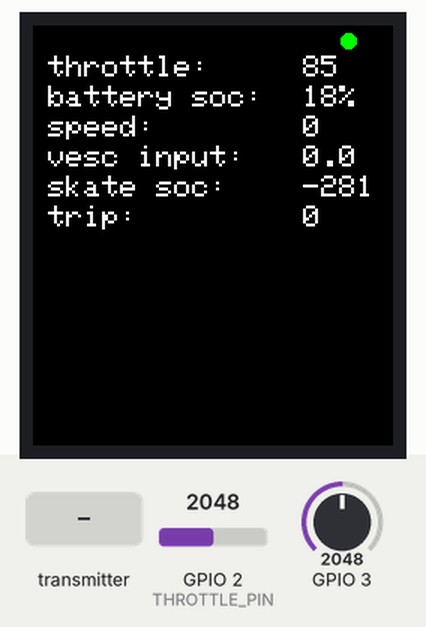
Recording of a program running on a simulated Seeed XIAO ESP32-C3. On the bench: 240×280 colour display. The test bench sets the inputs (shaded band); at power-on: GPIO 2 (THROTTLE_PIN) = 2048, GPIO 3 = 2048.

Above: at 1.4 s.
1.5 s: GPIO 2 (THROTTLE_PIN) set to 2866
At 3.0 s:
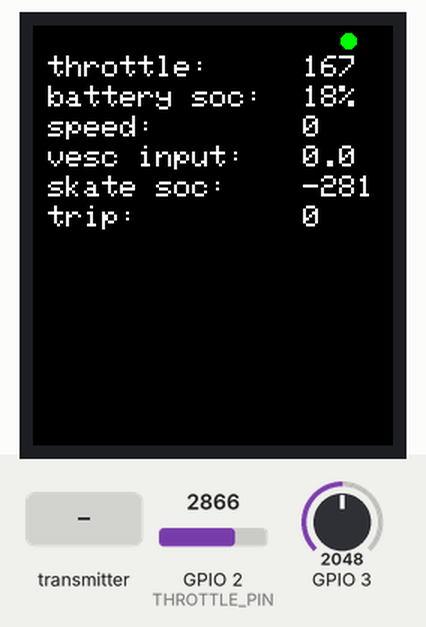
5.6 s: GPIO 3 set to 2866
At 6.7 s:
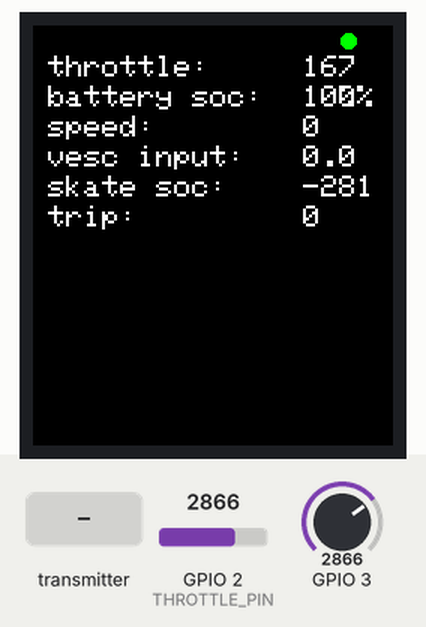
7.7 s: the transmitter starts sending vescRpm = 2048
At 8.7 s:
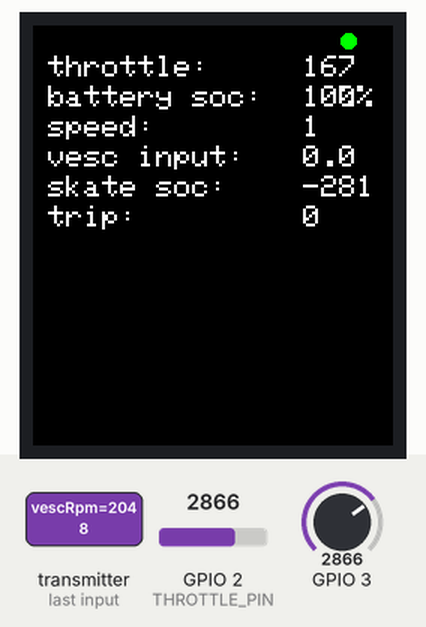
9.2 s: the transmitter starts sending vescVoltage = 50
At 10.0 s:
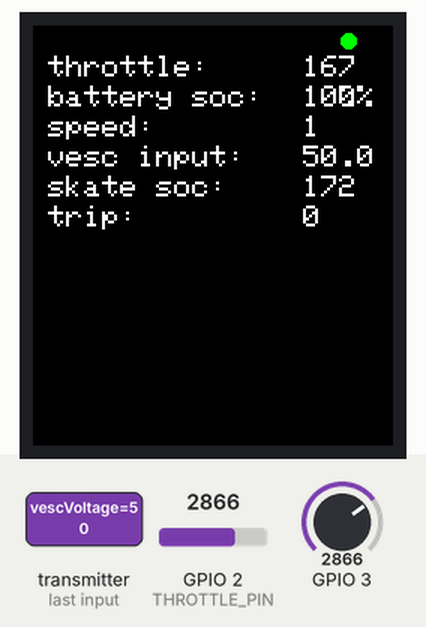
10.7 s: the transmitter starts sending vescRpm = 0
At 11.6 s:
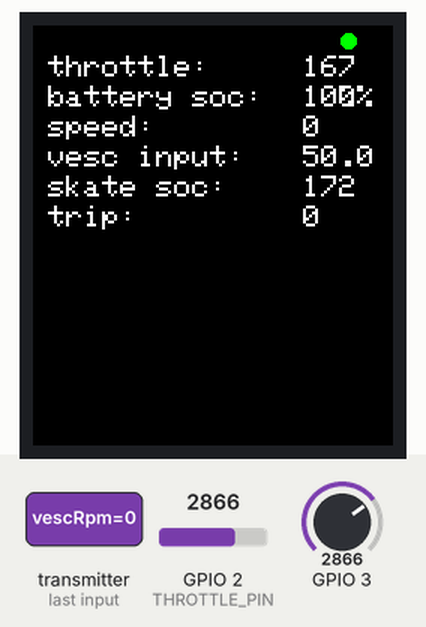
12.2 s: the transmitter starts sending vescVoltage = 0
At 12.9 s:
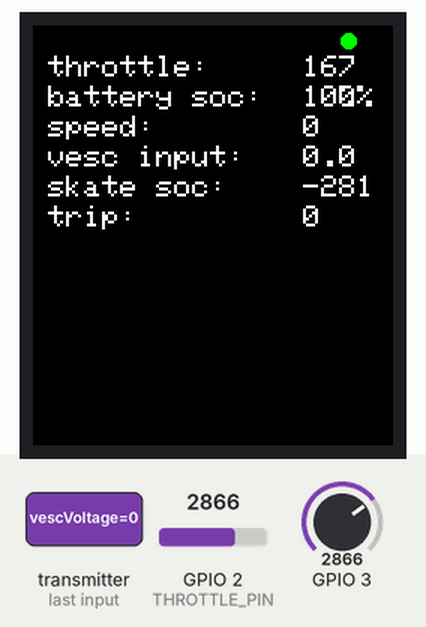
Timing chart, 0 to 15.2 s (numbered marks = the images above; inputs shaded):
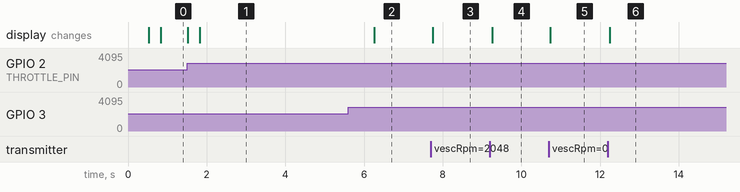

Measured:
- after the input at 1.5 s, the display: first changes at once (image 1 shows a later state)
- after the input at 5.6 s, the display: changes after 0.66 s (image 2)
- after the input at 7.7 s, the display: changes after 0.05 s (image 3)
- after the input at 9.2 s, the display: changes after 0.06 s (image 4)
- after the input at 10.7 s, the display: changes at once (image 5)
- after the input at 12.2 s, the display: changes at once (image 6)

The program:

main.cpp
```cpp
#include <Arduino.h>
#include <Adafruit_GFX.h>    // Core graphics library
#include <Adafruit_ST7789.h> // Hardware-specific library for ST7789
#include <SPI.h>
#include <esp_now.h>
#include <WiFi.h>


#include "throttle.h"
#include "battery.h"
#include "display.h"

//esp-now broadcast address xiao esp32-c3
//uint8_t broadcastAddress[] = {0xEC, 0xDA, 0x3B, 0x36, 0x41, 0xD8};

//esp8266mod broadcast address
uint8_t broadcastAddress[] = {0xEC, 0xFA, 0xBC, 0x0E, 0x32, 0xF0};
// Variable to store if sending data was successful
String success;

// Create a struct_message to hold incoming sensor readings

// Define variables to store incoming readings
int incomingRPM;
float incomingVoltage;
float incomingCurrent;

int loopCount = 0;

bool connected = false;

typedef struct struct_tx_message {
    int throttle;
} struct_tx_message;

typedef struct struct_rx_message {
    int vescRpm;
    float vescVoltage;
    float vescCurrent;
} struct_rx_message;

struct_tx_message myData;

struct_rx_message incomingVesc;

esp_now_peer_info_t peerInfo;

void OnDataSent(const uint8_t *mac_addr, esp_now_send_status_t status) {
 //Serial.print("\r\nLast Packet Send Status:\t");

  if (status == 0){
    //connected to the receiver
    tft.fillCircle(210, 10, 5, ST77XX_GREEN);
    connected = true;
  }
  else{
    //not connected to the receiver
    tft.fillCircle(210, 10, 5, ST77XX_RED);
    connected = false;
  }
}

void OnDataRecv(const uint8_t * mac, const uint8_t *incomingData, int len) {
  memcpy(&incomingVesc, incomingData, sizeof(incomingVesc));
  incomingRPM = incomingVesc.vescRpm;
  incomingVoltage = incomingVesc.vescVoltage;
  incomingCurrent = incomingVesc.vescCurrent;
}

// create a timer with default settings
auto timer = timer_create_default();


bool timerCallBatteryCharge(void *) {
  printBatteryCharge();
  return true; // repeat? true
}


void setup(void) {
  Serial.begin(115200);
  //set lcd properties
  tft.init(240, 280);           // Init ST7789 280x240
  tft.setRotation(2);           // Rotate screen 180 degrees
  tft.fillScreen(ST77XX_BLACK);
  tft.setTextColor(ST77XX_WHITE);
  tft.setTextSize(2);

  //set the timers
  timer.every(SOC_TIMER_INTERVAL, timerCallBatteryCharge);

  // Initialize all readings to 0
  for (uint8_t i = 0; i < NUM_READINGS; i++) {
    throttle_readings[i] = 0;
  }
  // inicialize functions
  printBatteryCharge();


  WiFi.mode(WIFI_MODE_STA);
  WiFi.setTxPower(WIFI_POWER_11dBm); // avg consumption 182mA at 5dBm

    // Init ESP-NOW
  if (esp_now_init() != ESP_OK) {
    Serial.println("Error initializing ESP-NOW");
    return;
  }

  // Once ESPNow is successfully Init, we will register for Send CB to
  // get the status of Trasnmitted packet
  esp_now_register_send_cb(OnDataSent);

  // Register peer
  memcpy(peerInfo.peer_addr, broadcastAddress, 6);
  peerInfo.channel = 0;
  peerInfo.encrypt = false;

  // Add peer
  if (esp_now_add_peer(&peerInfo) != ESP_OK){
    Serial.println("Failed to add peer");
    return;
  }

  // Register for a callback function that will be called when data is received
  esp_now_register_recv_cb(esp_now_recv_cb_t(OnDataRecv));
}


void loop() {
  loopCount++;
  printAverageThrottle();
  printSpeed(incomingRPM);
  printVescVoltage(incomingVoltage);
  printSkateSoc();
  printTripDistance();

  timer.tick(); /*This one calls the print battery charge function*/

  myData.throttle = average_throttle;

  if(loopCount > 50){
  esp_now_send(broadcastAddress, (uint8_t *) &myData, sizeof(myData));
  loopCount = 51; //reset loopCount
  }

}
```

battery.cpp
```cpp
#include <Arduino.h>
#include <arduino-timer.h>

#include "battery.h"
#include "throttle.h"
#include "display.h"
#include <arduino-timer.h>

int raw_battery_voltage =  0;
int battery_voltage = 0;
int old_battery_voltage = 0;                  // Old battery voltage
int battery_charge = 0;
int old_battery_charge = 0;


int getBatteryVoltage() {


  raw_battery_voltage = analogReadMilliVolts(BATTERY_PIN);
  battery_voltage = battery_coeficient * raw_battery_voltage;

  if (battery_voltage < 0) {
    battery_voltage = 0;
  }
  if (battery_voltage > 4200) {
    battery_voltage = 4200;
  }
  return battery_voltage;

}

void printBatteryCharge() {

  /*TO-DO: implement a coulomb counter instead of this*/
  getBatteryVoltage();
  battery_charge = map(battery_voltage, BATTERY_CHARGE_MIN, BATTERY_CHARGE_MAX, 0, 100);

  tft.setCursor(10, 40);
  tft.print("battery soc: ");
  tft.setCursor(180, 40);
  tft.setTextColor(ST77XX_BLACK);
  tft.print(old_battery_charge);
  tft.setCursor(180, 40);
  tft.setTextColor(ST77XX_WHITE);
  tft.print(battery_charge);
  old_battery_charge = battery_charge;
  tft.print("%");
}
```

battery.h
```cpp
#ifndef BATTERY_H
#define BATTERY_H

#include <Adafruit_GFX.h>    // Core graphics library
#include <Adafruit_ST7789.h> // Hardware-specific library for ST7789
#include <arduino-timer.h>

#define BATTERY_PIN   D1
#define BAT_NUM_READINGS  40  // Number of readings to average

#define SOC_TIMER_INTERVAL  1000

#define battery_coeficient 2.05
#define BATTERY_CHARGE_MIN 3200
#define BATTERY_CHARGE_MAX 4200

extern Adafruit_ST7789 tft;

extern int raw_battery_voltage;
extern int battery_voltage;
extern int old_battery_voltage;
extern int battery_charge;
extern int old_battery_charge;

int getBatteryVoltage();
void printBatteryCharge();

#endif // BATTERY_H
```

display.cpp
```cpp
#include <Arduino.h>
#include <arduino-timer.h>

#include "display.h"
#include "battery.h"
#include "throttle.h"
#include <arduino-timer.h>

Adafruit_ST7789 tft = Adafruit_ST7789(TFT_CS, TFT_DC, TFT_RST);

extern bool connected;

int current_rpm = 0;
int old_rpm = 0;
int speed = 0;
int skateSoc = 0;
float old_voltage = 0;
float old_skate_soc = 0;
float adjustedVoltage = 0;


void printSpeed(int erpm) {
    if (erpm < 0) {
        erpm *= -1;
    }
    speed = (erpm * 60 * 2 * 3.14159) / 500000;
    tft.setCursor(10, 60);
    tft.print("speed: ");
    tft.setCursor(180, 60);
    tft.setTextColor(ST77XX_BLACK);
    tft.print(old_rpm);
    tft.setCursor(180, 60);
    tft.setTextColor(ST77XX_WHITE);
    tft.print(speed);
    old_rpm = speed;
}

void printVescVoltage(float voltage) {
    if (connected) {
        adjustedVoltage = incomingVoltage;
    }
    else
    adjustedVoltage = 0;
    tft.setCursor(10, 80);
    tft.print("vesc input: ");
    tft.setCursor(180, 80);
    tft.setTextColor(ST77XX_BLACK);
    tft.print(old_voltage);
    tft.setCursor(180, 80);
    tft.setTextColor(ST77XX_WHITE);
    //print aproximate voltage, 1 decimal case
    tft.print(adjustedVoltage, 1);
    old_voltage = adjustedVoltage;
}

void printSkateSoc() {

    if (connected) {
        skateSoc = map(incomingVoltage, 31, 42, 0, 100);
    }
    else
    skateSoc = 0;
    tft.setCursor(10, 100);
    tft.print("skate soc: ");
    tft.setCursor(180, 100);
    tft.setTextColor(ST77XX_BLACK);
    tft.print(old_skate_soc);
    tft.setCursor(180, 100);
    tft.setTextColor(ST77XX_WHITE);
    tft.print(skateSoc);
    old_skate_soc = skateSoc;
}

void printTripDistance() {
    tft.setCursor(10, 120);
    tft.print("trip: ");
    tft.setCursor(180, 120);
    tft.setTextColor(ST77XX_BLACK);
    tft.print("0");
    tft.setCursor(180, 120);
    tft.setTextColor(ST77XX_WHITE);
    tft.print("0");
}
```

display.h
```cpp
#ifndef DISPLAY_H
#define DISPLAY_H

#include <Arduino.h>
#include <Adafruit_GFX.h>    // Core graphics library
#include <Adafruit_ST7789.h> // Hardware-specific library for ST7789
#include <SPI.h>
#include <esp_now.h>
#include <WiFi.h>

/*
#define TFT_SCL         D8
#define TFT_SDA         D10 just info */
#define TFT_CS          D4
#define TFT_RST         D6
#define TFT_DC          D5

extern int incomingRPM;
extern float incomingVoltage;
extern float incomingCurrent;

void printSpeed(int erpm);
void printVescVoltage(float voltage);
void printSkateSoc();
void printTripDistance();


#endif  // DISPLAY_H
```

throttle.cpp
```cpp
#include "throttle.h"
#include <Arduino.h>
#include "battery.h"
#include "display.h"

#define MAX_THROTTLE 255
#define MIN_THROTTLE 0

//trim these values to match your throttle setup
int raw_throttle_min = 1200;
int raw_throttle_max = 3750;


/*TO-DO: define int sizes*/
int throttle_readings[NUM_READINGS];  // Array to store throttle readings
int read_index = 0;                   // Index of the current reading
int total = 0;                        // Running total of the readings
int average_throttle = 0;             // Average throttle value
int raw_throttle_value = 0;           // Raw throttle value
int old_throttle = 0;                 // Old throttle value
int current_throttle_value = 0;       // Current throttle value

void printAverageThrottle() {

  tft.setCursor(10, 20);
  tft.print("throttle: ");
  // Read the throttle value
  raw_throttle_value = analogRead(THROTTLE_PIN);


  current_throttle_value = map(raw_throttle_value, raw_throttle_max, raw_throttle_min, MAX_THROTTLE, MIN_THROTTLE);

  if (current_throttle_value < 0) {
    current_throttle_value = 0;
  }
  if (current_throttle_value > 255) {
    current_throttle_value = 255;
  }


  // Update the running total and readings array
  total = total - throttle_readings[read_index];
  throttle_readings[read_index] = current_throttle_value;
  total = total + current_throttle_value;

  // Advance to the next position in the array
  read_index = (read_index + 1) % NUM_READINGS;

  // Calculate the average
  average_throttle = (total / NUM_READINGS) ;


    tft.setCursor(180, 20);
    tft.setTextColor(ST77XX_BLACK);
    tft.print(old_throttle);
    tft.setCursor(180, 20);
    tft.setTextColor(ST77XX_WHITE);
    tft.print(average_throttle);
    old_throttle = average_throttle;


}
```

throttle.h
```cpp
#ifndef THROTTLE_H
#define THROTTLE_H

#include <Adafruit_GFX.h>    // Core graphics library
#include <Adafruit_ST7789.h> // Hardware-specific library for ST7789

#define THROTTLE_PIN  D0
#define NUM_READINGS  15  // Number of readings to average


extern Adafruit_ST7789 tft;
extern int throttle_readings[];
extern int read_index;
extern int total;
extern int average_throttle;
extern int old_throttle;
extern int raw_throttle_value;
extern int current_throttle_value;

extern int raw_throttle_min;
extern int raw_throttle_max;

void printAverageThrottle();

#endif // THROTTLE_H
```
